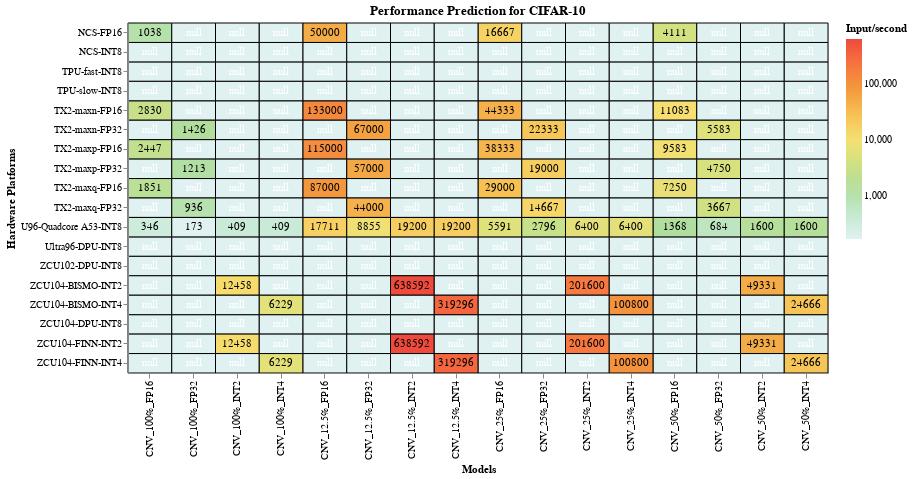

Source (notebook cell):
### Markdown cell above
Finally, for CIFAR-10, quantization combined with pruning deliver some of best performance results

### Code cell
#hide_input
%run scripts/altair_plots.py  #run the heatmaps script
#load cifar10 dataset and plot it
heatmap(pd.read_csv("data/cleaned_csv/performance_prediction_cifar10.csv"), 'pink','Performance Prediction for CIFAR-10')

### Figure 1 — Vega-Lite specification as saved in the notebook (floating-point values rounded to 4 significant figures; data arrays with more than 128 entries replaced by an {"elided": "..."} marker saying what was removed)
{"config": {"view": {"continuousWidth": 400, "continuousHeight": 300}}, "layer": [{"mark": {"type": "rect", "invalid": null, "stroke": "black", "strokeWidth": 1}, "encoding": {"color": {"type": "quantitative", "field": "values", "scale": {"scheme": "lightmulti", "type": "log"}, "title": "Input/second"}, "tooltip": [{"type": "quantitative", "field": "values", "title": "Input/sec"}, {"type": "nominal", "field": "x", "title": "Model"}, {"type": "nominal", "field": "y", "title": "Hardware Platform"}], "x": {"type": "ordinal", "field": "x", "title": "Models"}, "y": {"type": "ordinal", "field": "y", "title": "Hardware Platforms"}}, "height": 350, "selection": {"selector007": {"type": "single", "on": "mouseover", "nearest": true}}, "title": "Performance Prediction for CIFAR-10", "width": 700}, {"mark": {"type": "text", "color": "white"}, "encoding": {"color": {"condition": {"value": "black", "test": "(datum.values > 1)"}, "value": "white"}, "text": {"type": "quantitative", "field": "values", "format": ".0f"}, "tooltip": [{"type": "quantitative", "field": "values", "format": ".0f", "title": "Input/sec"}, {"type": "nominal", "field": "x", "title": "Model"}, {"type": "nominal", "field": "y", "title": "Hardware Platform"}], "x": {"type": "ordinal", "field": "x", "title": "Models"}, "y": {"type": "ordinal", "field": "y", "title": "Hardware Platforms"}}}], "data": {"name": "data-9bfa7455f0c6f10fae66716dcf2478a2"}, "$schema": "https://vega.github.io/schema/vega-lite/v4.0.2.json", "datasets": {"data-9bfa7455f0c6f10fae66716dcf2478a2": {"elided": "288 records"}}}
